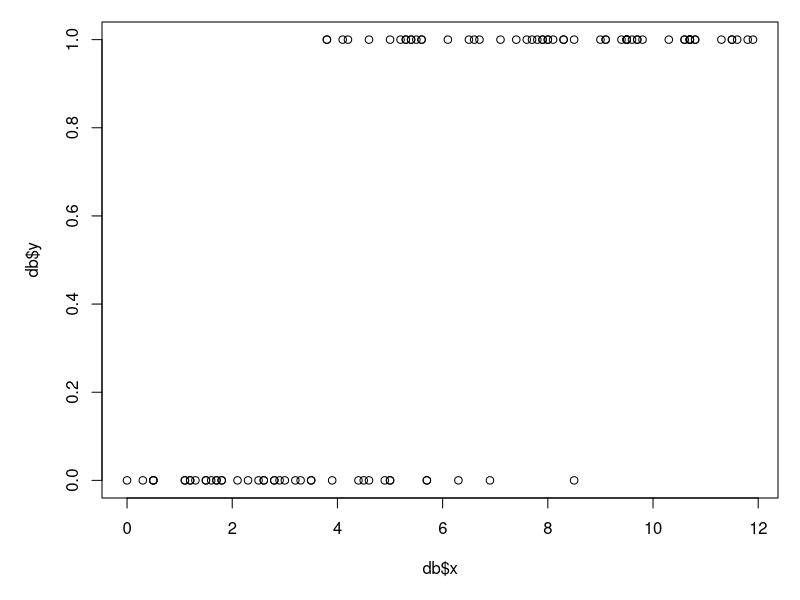
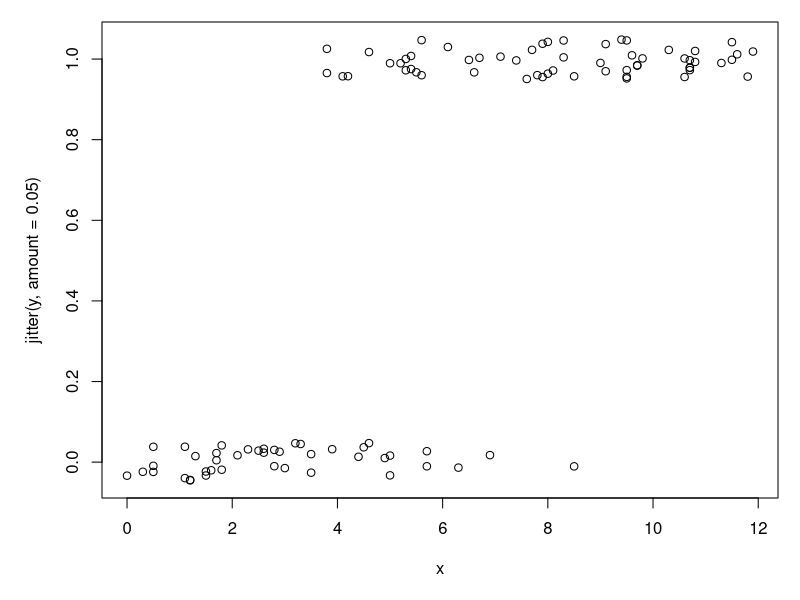
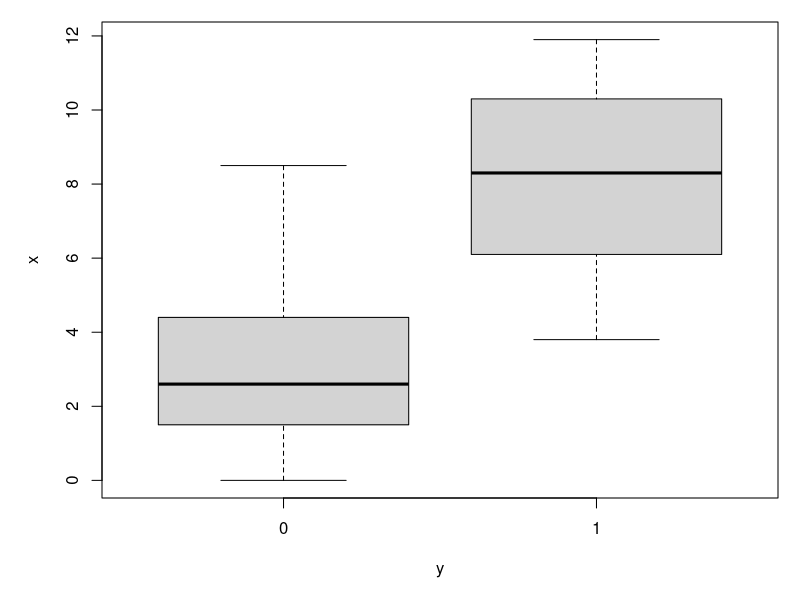
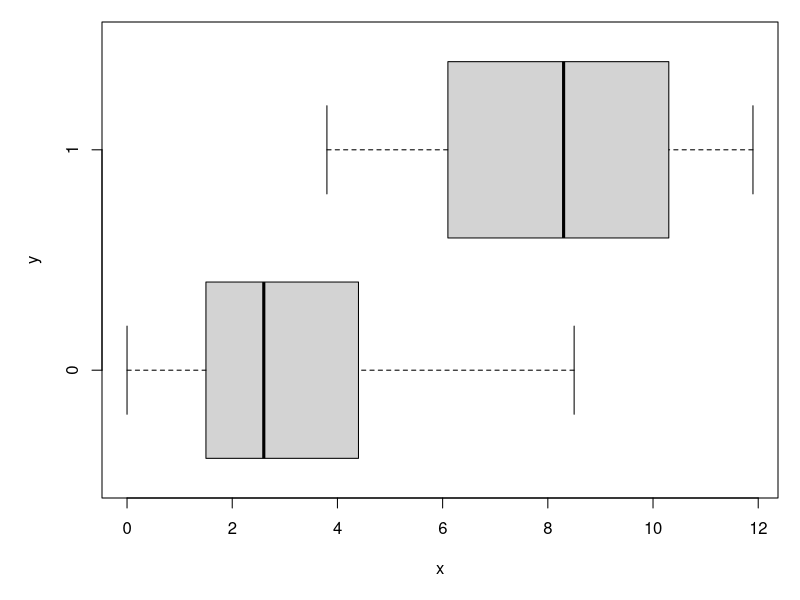
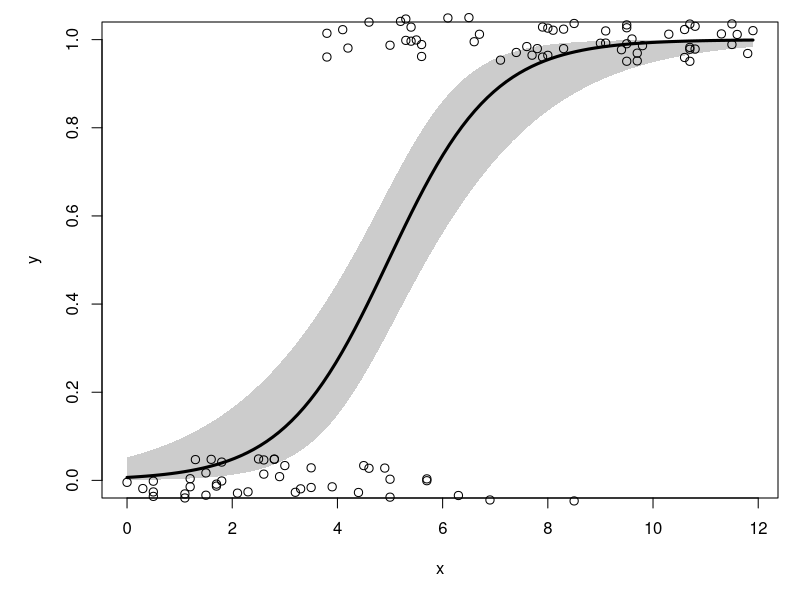
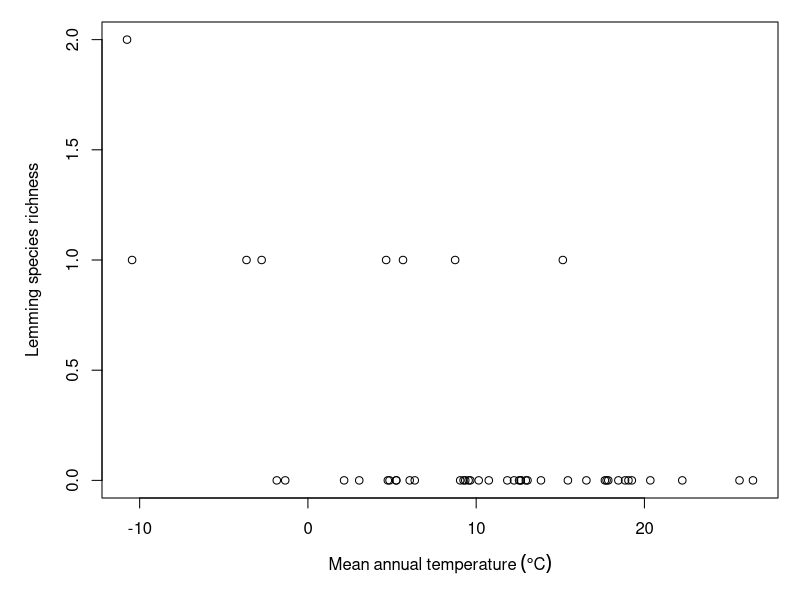
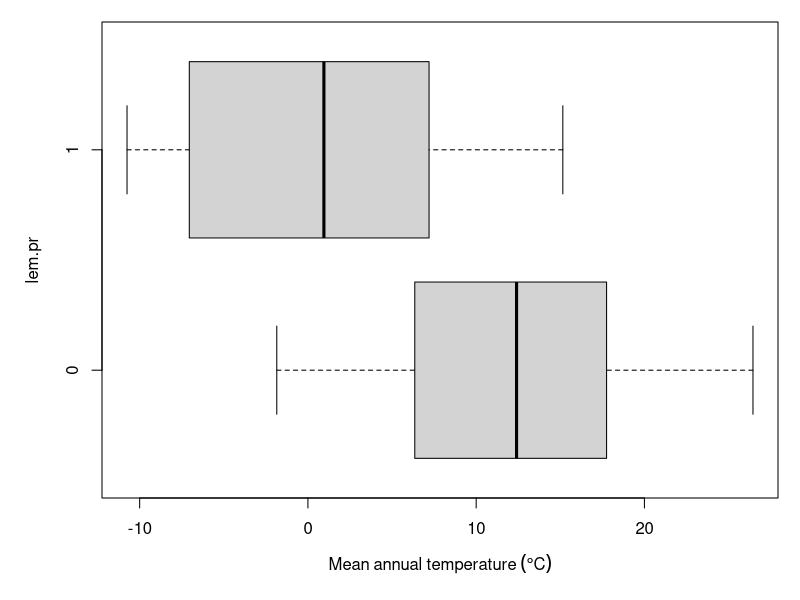
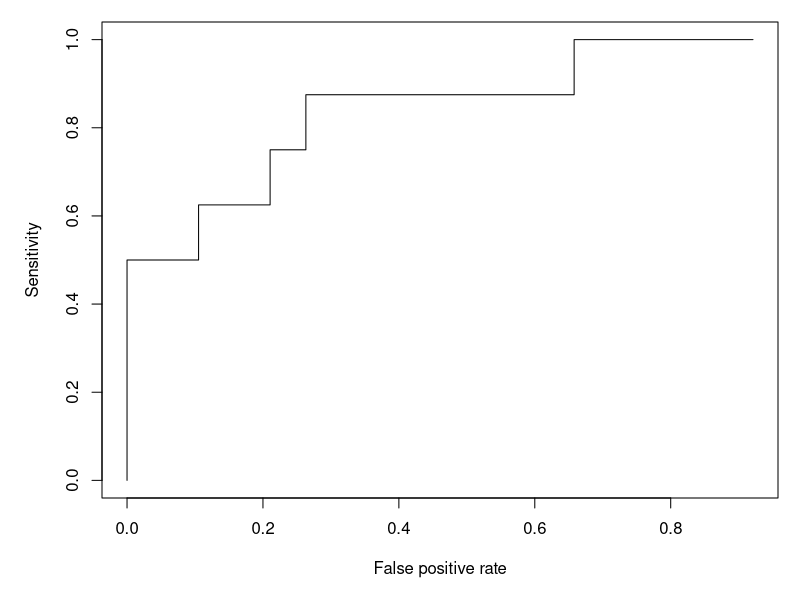

Here is the R script that generated these plots, in order:
## ---- chunk 1
set.seed(123)
n <- 100
x <- round(runif(n, 0, 12), 1)

# coefficients
beta0 <- -4
beta1 <- 0.8

# linear predictor
eta <- beta0 + beta1 * x

# logistic function (inverse link)
prob <- plogis(eta)

# draw y values (stochastic part)
y <- rbinom(n, 1, prob)

# assemble dataset
db <- data.frame(x=x, y=y)
## ---- chunk 2
#| fig.width: 8
#| fig.height: 6

par(mar=c(5.1, 5.1, 1.1, 1.1))
plot(db$x, db$y)
## ---- chunk 3
#| fig.width: 8
#| fig.height: 6

par(mar=c(5.1, 5.1, 1.1, 1.1))
plot(x, jitter(y, amount=0.05))
## ---- chunk 4
#| fig.width: 8
#| fig.height: 6

par(mar=c(5.1, 5.1, 1.1, 1.1))
boxplot(x~y)
## ---- chunk 5
#| fig.width: 8
#| fig.height: 6

par(mar=c(5.1, 5.1, 1.1, 1.1))
boxplot(x~y, horizontal=TRUE)
## ---- chunk 6
mod1 <- glm(y~x, data=db, family=binomial)
summary(mod1)
## ---- chunk 7
1-mod1$deviance/mod1$null.deviance
## ---- chunk 8
# values for prediction
use.n <- 100
px <- seq(min(db$x), max(db$x), length=use.n)

# calculate predictions and 95% CI (link scale)
pred <- predict(mod1, newdata=data.frame(x=px),
                type="link", se.fit=TRUE)
mn <- qnorm(0.5, pred$fit, pred$se.fit)
lo <- qnorm(0.025, pred$fit, pred$se.fit)
up <- qnorm(0.975, pred$fit, pred$se.fit)

# inverse link function to get probabilities
mn <- mod1$family$linkinv(mn)
lo <- mod1$family$linkinv(lo)
up <- mod1$family$linkinv(up)
## ---- chunk 9
#| fig.width: 8
#| fig.height: 6

par(mar=c(5.1, 5.1, 1.1, 1.1))
plot(db$x, db$y, type="n", xlab="x", ylab="y")
polygon(x=c(px, rev(px)), 
        y=c(lo, rev(up)), # REVerse either upper or lower
        border=NA, col="grey80")
points(px, mn, type="l", lwd=3)
points(db$x, jitter(db$y, amount=0.05),
       cex=1.1, xpd=NA)
## ---- chunk 10
#| include: false
dx <- read.csv("../datasets/dat-neon-site-rich-env.csv")
## ---- chunk 11
#| fig.width: 8
#| fig.height: 6

par(mar=c(5.1, 5.1, 1.1, 1.1))
plot(dx$mat, dx$lem, 
     xlab=expression(Mean~annual~temperature~(degree*C)),
     ylab="Lemming species richness")
## ---- chunk 12
table(dx$lem)
## ---- chunk 13
dx$lem.pr <- 1*(dx$lem > 0)
## ---- chunk 14
# save this expression for plots
mat.expr <- expression(Mean~annual~temperature~(degree*C))

boxplot(mat~lem.pr, data=dx, xlab=mat.expr, horizontal = TRUE)
## ---- chunk 15
mod2 <- glm(lem.pr~mat, data=dx, family=binomial)
summary(mod2)
## ---- chunk 16
1-mod2$deviance/mod2$null.deviance
## ---- chunk 17
pred.fun <- function(mod, cutoff){
    1* (predict(mod, type="response") >= cutoff)
}#function
## ---- chunk 18
pred.y <- pred.fun(mod2, 0.5)
ftable(pred.y~dx$lem.p)
## ---- chunk 19
# vector of cutoffs to test
cutoffs <- seq(0.01, 0.99, by=0.01)
ncutoffs <- length(cutoffs)

# data frame to hold results
sens.df <- data.frame(cutoff=cutoffs,
                      spec=NA,
                      sens=NA)

# function to tally true positives and negatives
# can't use ftable because there won't always be
# a 2 x 2 result
tally <- function(pr, oy){
    tp <- length(intersect(which(pr==1), which(oy==1)))
    fn <- length(intersect(which(pr==0), which(oy==1)))
    fp <- length(intersect(which(pr==1), which(oy==0)))
    tn <- length(intersect(which(pr==0), which(oy==0)))
    res <- c(tp=tp, fn=fn, fp=fp, tn=tn)
    return(res)
}

for(i in 1:ncutoffs){
    pred.y <- pred.fun(mod2, cutoffs[i])
    result <- tally(pred.y, dx$lem.pr)
    sens.df$sens[i] <- result["tp"]/(result["tp"]+result["fn"])
    sens.df$spec[i] <- result["tn"]/(result["tn"]+result["fp"])
}#i
## ---- chunk 20
#| fig.width: 8
#| fig.height: 6

sens.df$fpr <- 1 - sens.df$spec

par(mar=c(5.1, 5.1, 1.1, 1.1))
plot(sens.df$fpr, sens.df$sens,
     type="s",
     xlab="False positive rate",
     ylab="Sensitivity")
## ---- chunk 21
#| fig.width: 8
#| fig.height: 6


par(mar=c(5.1, 5.1, 1.1, 1.1))
plot(sens.df$fpr, sens.df$sens,
     type="s", lwd=3,
     xlab="False positive rate",
     ylab="Sensitivity")
segments(0, 0, 1, 1, lty=2, lwd=3, col="red")
## ---- chunk 22
#| fig.width: 8
#| fig.height: 6
#| echo: false

par(mar=c(5.1, 5.1, 1.1, 1.1),
    cex.lab=1.3, cex.axis=1.3)
plot(sens.df$fpr, sens.df$sens,
     type="n",
     xlab="False positive rate",
     ylab="Sensitivity")
segments(0, 0, 1, 1, lty=2, lwd=3, col="red")
segments(0, 0, 0, 1, lwd=3)
segments(0, 1, 1, 1, lwd=3)
legend("bottomright",
       legend=c("Coin flip", "Perfect model"),
       lwd=2, lty=c(2,1), col=c("red", "black"),
       bty="n", cex=1.4)
## ---- chunk 23
# Sort by increasing false positive rate
roc.df <- sens.df[order(sens.df$fpr, sens.df$sens), ]
roc.df <- roc.df[,c("fpr", "sens")]

# Add endpoints if missing
roc.df <- rbind(
  data.frame(fpr = 0, sens = 0),
  roc.df,
  data.frame(fpr = 1, sens = 1)
)

# Calculate trapezoid widths and average heights
widths <- diff(roc.df$fpr)
heights <- head(roc.df$sens, -1)

sum(widths * heights)
## ---- chunk 24
#| echo: false
par(mar=c(5.1, 5.1, 1.1, 1.1))
plot(sens.df$fpr, sens.df$sens,
     type="s", lwd=3,
     xlab="False positive rate",
     ylab="Sensitivity",
     xlim=c(0, 1))
rect(head(roc.df$fpr, -1), 0,
     tail(roc.df$fpr, -1), head(roc.df$sens, -1),
     col = "steelblue", lwd = 2)
segments(0, 0, 1, 1, lty=2, lwd=3, col="red")
points(sens.df$fpr, sens.df$sens,
     type="s", lwd=3)
## ---- chunk 25
#| output: false
library(pROC)
## ---- chunk 26
# generate predictions (probabilities)
p2 <- predict(mod2, type="response")
roc2 <- roc(dx$lem.pr ~ p2, plot = FALSE, print.auc = FALSE)
## ---- chunk 27
print(roc2)
## ---- chunk 28
#| fig.width: 8
#| fig.height: 6
plot(roc2)
## ---- chunk 29
#| fig.width: 8
#| fig.height: 6

# 1- to orient axis correct way:
xspec <- 1-roc2$specificities
ysens <- roc2$sensitivities
plot(xspec,ysens, type="l")
